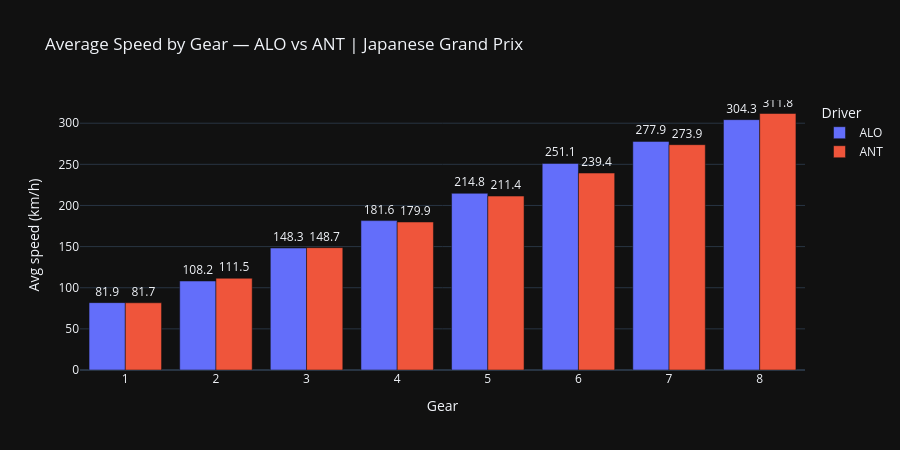

The code cell stored with this chart in its notebook:
### Markdown cell above
## 6. Sector-Level Speed Analysis

### Code cell
# ── 6.1 Speed distribution by gear — driving style fingerprint ───────────────
# Query-side aggregation — no need to load full telemetry
gear_speed = con.execute(f"""
    SELECT
        abbreviation,
        n_gear,
        ROUND(AVG(speed), 1)   AS avg_speed,
        ROUND(MAX(speed), 1)   AS max_speed,
        COUNT(*)               AS samples
    FROM staging.stg_fastf1_telemetry
    WHERE season      = {SEASON}
      AND round       = {ROUND}
      AND abbreviation IN ('{DRIVER_A}', '{DRIVER_B}')
      AND n_gear      > 0
      AND speed       > 0
    GROUP BY abbreviation, n_gear
    ORDER BY abbreviation, n_gear
""").df()

fig = px.bar(
    gear_speed,
    x="n_gear",
    y="avg_speed",
    color="abbreviation",
    barmode="group",
    title=f"Average Speed by Gear — {DRIVER_A} vs {DRIVER_B} | {round_name}",
    labels={
        "n_gear": "Gear",
        "avg_speed": "Avg speed (km/h)",
        "abbreviation": "Driver",
    },
    template=PLOTLY_TEMPLATE,
    text="avg_speed",
)
fig.update_traces(textposition="outside")
fig.update_layout(height=450)
fig.show()

### Figure 1 — Plotly figure (JSON) as saved in the notebook; plotly's stock layout.template omitted (floating-point values rounded to 4 significant figures)
{"data": [{"alignmentgroup": "True", "hovertemplate": "Driver=ALO<br>Gear=%{x}<br>Avg speed (km/h)=%{text}<extra></extra>", "legendgroup": "ALO", "marker": {"color": "#636efa", "pattern": {"shape": ""}}, "name": "ALO", "offsetgroup": "ALO", "orientation": "v", "showlegend": true, "text": [81.9, 108.2, 148.3, 181.6, 214.8, 251.1, 277.9, 304.3], "textposition": "outside", "type": "bar", "x": [1, 2, 3, 4, 5, 6, 7, 8], "xaxis": "x", "y": [81.9, 108.2, 148.3, 181.6, 214.8, 251.1, 277.9, 304.3], "yaxis": "y"}, {"alignmentgroup": "True", "hovertemplate": "Driver=ANT<br>Gear=%{x}<br>Avg speed (km/h)=%{text}<extra></extra>", "legendgroup": "ANT", "marker": {"color": "#EF553B", "pattern": {"shape": ""}}, "name": "ANT", "offsetgroup": "ANT", "orientation": "v", "showlegend": true, "text": [81.7, 111.5, 148.7, 179.9, 211.4, 239.4, 273.9, 311.8], "textposition": "outside", "type": "bar", "x": [1, 2, 3, 4, 5, 6, 7, 8], "xaxis": "x", "y": [81.7, 111.5, 148.7, 179.9, 211.4, 239.4, 273.9, 311.8], "yaxis": "y"}], "layout": {"barmode": "group", "height": 450, "legend": {"title": {"text": "Driver"}, "tracegroupgap": 0}, "title": {"text": "Average Speed by Gear — ALO vs ANT | Japanese Grand Prix"}, "xaxis": {"anchor": "y", "domain": [0, 1], "title": {"text": "Gear"}}, "yaxis": {"anchor": "x", "domain": [0, 1], "title": {"text": "Avg speed (km/h)"}}}}
